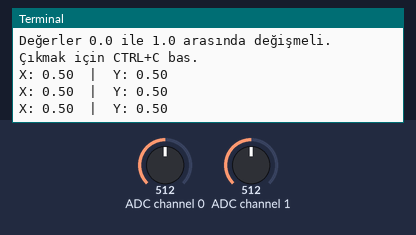
Simulated run of this program. Board: Raspberry Pi (BCM pin numbers). Parts: the last lines printed to the terminal. The inputs (shaded band) are chosen by the test bench; at power-on: ADC channel 0 = 512, ADC channel 1 = 512 (analog values on the 0–1023 scale).

Above: at 1.2 s.
1.3 s: ADC channel 0 set to 716
At 1.9 s:
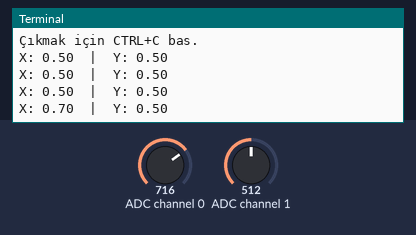
2.8 s: ADC channel 1 set to 716
At 3.3 s:
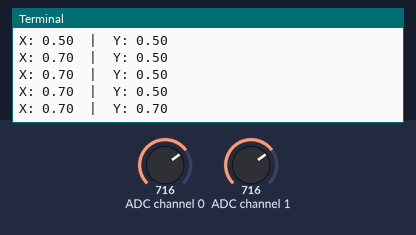
4.3 s: ADC channel 0 set to 900
At 4.9 s:
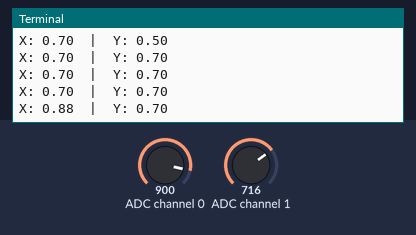
5.8 s: ADC channel 1 set to 900
At 6.4 s:
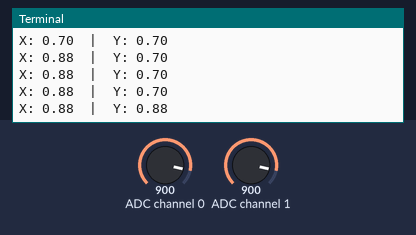
Timing chart, 0 to 8.3 s (numbered marks = the images above; inputs shaded):
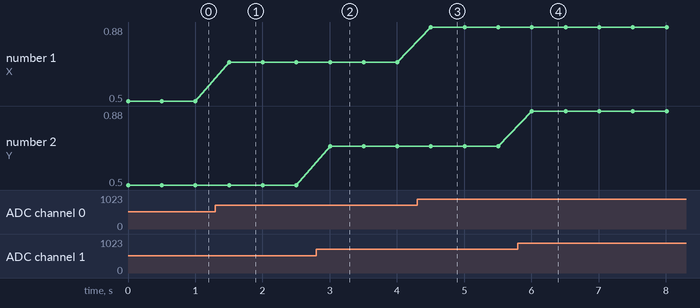

The program:

debug_joystick.py
```python
import time
from gpiozero import MCP3008

# Eğer SPI hatası alırsak, donanımsal SPI'ı zorlamak için device=0 kullanıyoruz
joy_x = MCP3008(channel=0, device=0)
joy_y = MCP3008(channel=1, device=0)

print("--- JOYSTICK DEBUG MODU ---")
print("Değerler 0.0 ile 1.0 arasında değişmeli.")
print("Çıkmak için CTRL+C bas.")

while True:
    print(f"X: {joy_x.value:.2f}  |  Y: {joy_y.value:.2f}")
    time.sleep(0.5)
```

Measured:
- after the input at 1.3 s, the terminal: prints a new line after 0.20 s (image 1)
- after the input at 2.8 s, the terminal: prints a new line after 0.21 s (image 2)
- after the input at 4.3 s, the terminal: prints a new line after 0.21 s (image 3)
- after the input at 5.8 s, the terminal: prints a new line after 0.21 s (image 4)
- plotted number 1: 0.5 → 0.7 after the input at 1.3 s, 0.7 → 0.88 after the input at 4.3 s
